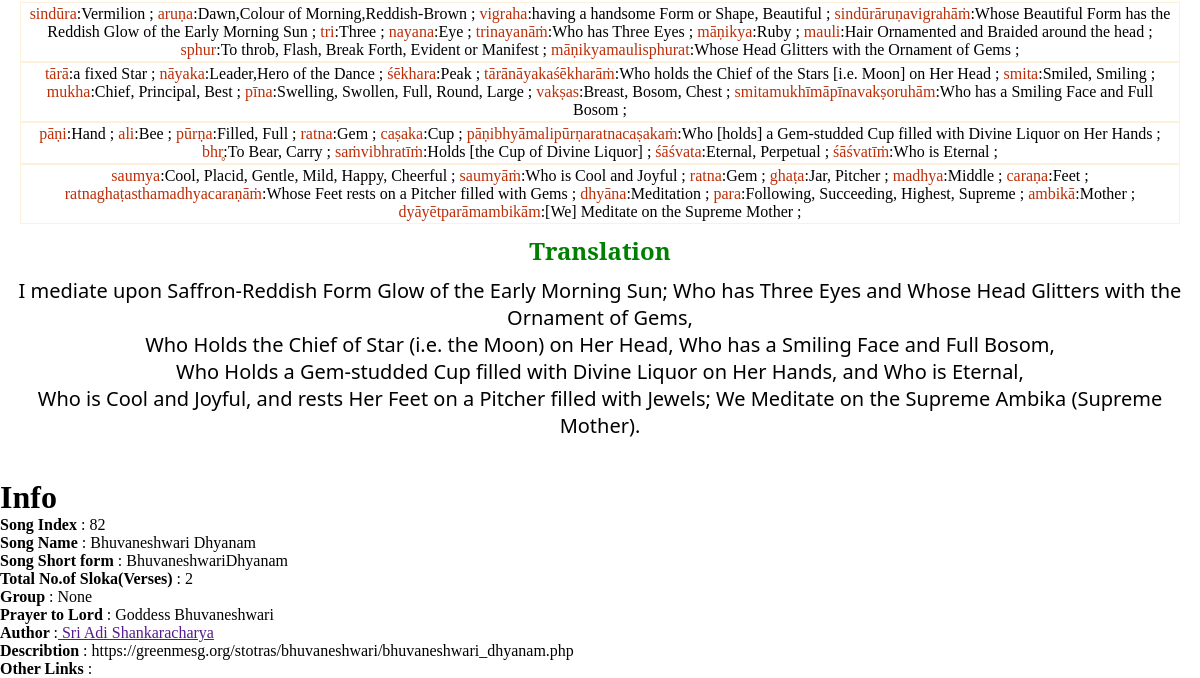
Page /lib/82 (lower part) on the earlier database version.
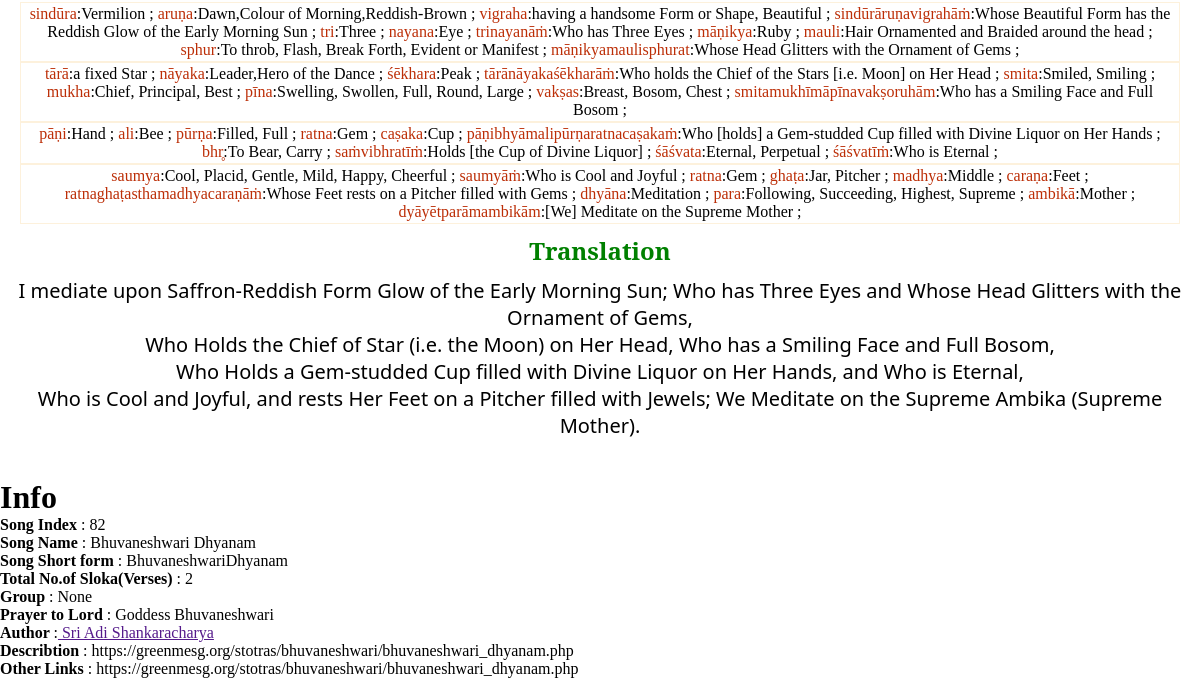
Same page on the later database version.
### tables this page shows
CREATE TABLE Songs (song_idx INTEGER, slokas_no INTEGER NOT NULL, sloka_hindi TEXT, sloka_eng TEXT, synonyms TEXT, translation TEXT, purpot TEXT, FOREIGN KEY (song_idx) REFERENCES SongIndex(song_idx), PRIMARY KEY (song_idx, slokas_no));

CREATE TABLE SongIndex (song_idx INTEGER PRIMARY KEY, song_name VARCHAR(100) NOT NULL UNIQUE, song_short_name VARCHAR(100) NOT NULL UNIQUE, sloka_statues BOOLEAN NOT NULL CHECK (sloka_statues IN (0, 1)), division VARCHAR(100), division_no INTEGER, total_slokas INTEGER, groups VARCHAR(100), devotion_god VARCHAR(100), author VARCHAR(100), describtion TEXT, other_links TEXT);

### app.py (the view)
@app.route('/lib/<int:song_id>')
def song(song_id):
    SongIndex_sql = SqliteModel(db_path,'SongIndex')
    mysong_metadata = SongIndex_sql.read_entry(song_idx=song_id)
    mySongs_sql = SqliteModel(db_path,'Songs')
    my_song = mySongs_sql.read_entry(song_idx=song_id)
    for my_sloka in my_song:
        if my_sloka['sloka_eng'] !=None:
            my_sloka['sloka_eng']   = my_sloka['sloka_eng'].split('\n')
        my_sloka['synonyms'] = get_linewise_synonym(my_sloka)
        if my_sloka['translation'] !=None:
            my_sloka['translation'] = my_sloka['translation'].split('\n')
    return render_template('song.html', song_meta=my_song, info=mysong_metadata)

### slokabase/SqliteModel.py (called while the page is built)
    def read_entry(self, *args, **kwargs):
        query = get_read_query(self.table_name, *args,**kwargs)
        self.db_cursor = self.db_connect.cursor()
        try :
            self.db_cursor.execute(query)
            columns = [column[0] for column in self.db_cursor.description]
            data = [dict(zip(columns, row)) for row in self.db_cursor.fetchall()]
        except sqlite3.Error as e:
            print('Exception: {}'.format(e))
        finally:
            self.db_cursor.close()
        return data

    def __del__( self):
         self.db_connect.close()

### slokabase/templates/song.html (shortened to what this page needs)
{% extends "layout.html" %}
{% block content %}
<div class="content">
    {% for song_part in song_meta%}
    {% if song_part['synonyms'] is not none %}
    <div style="text-align: center;padding-left: 20px;padding-right: 20px;">
        <p class="synonym-text">
                {% for line in song_part['synonyms'] %}
                <div style="border: 1px solid  #fdf1dc;padding: 2px;">
                    {% for synonym_dic in line %}
                        {% for key, value in synonym_dic.items() %}
                            <a class="sloka-synonyms-key" href=''> {{key}}</a>:{{value}} ;
                        {% endfor %}
                    {% endfor %}<br>
                </div>
                {% endfor %}
        </p>
    </div>
    {% endif %}
    {% if song_part['translation'] is not none %}
    <div style="text-align: center; padding-bottom: 20px; margin-bottom:20px ;">
        <h1 class="sloka-header">Translation</h1>
        <p class="translation-text">
        {% for trans_line in song_part['translation'] %}
                {{trans_line}} <br>
        {% endfor %}
        </p>
    </div>
    {% endif %}
    {% endfor %}
    <div>
        <h1> Info</h1>
        <b>Song Index</b> : {{info[0]['song_idx']}} <br>
        <b>Song Name</b> : {{info[0]['song_name']}} <br>
        <b>Song Short form</b> : {{info[0]['song_short_name']}} <br>
        <b>Total No.of Sloka(Verses)</b> : {{info[0]['total_slokas']}} <br>
        <b>Group </b>: {{info[0]['groups']}} <br>
        <b>Prayer to Lord </b>: {{info[0]['devotion_god']}} <br>
        <b>Author </b>:<a href=""> {{info[0]['author']}}</a> <br>
        <b>Describtion</b> : {{info[0]['describtion']}} <br>
        <b>Other Links</b> : {{info[0]['other_links']}} <br>
    </div>
    {% endblock content %}

### slokabase/templates/layout.html (shortened to what this page needs)
<!DOCTYPE html>
<html>
<head>
  <link rel="stylesheet" type="text/css" href="{{ url_for('static', filename='mytheme.css') }}">
</head>
<body>
  <main role="main" class="">
    {% block content %}
    {% endblock %}
  </main>
</body>
</html>

### slokabase/static/mytheme.css (style rules this page uses)
:root { --highlite-background: #f9f8f7; --highlite-hover: #dbd9d7; }
* { margin: 0; padding: 0; box-sizing: border-box; }
body { background-color: white; }
.sloka-header { text-align: center; font-family: "Noto Serif vedabaseio", "Noto Serif", serif; font-size: 1.5em; font-weight: 700; color: rgb(0, 128, 0); padding: 10px 0px }
.synonym-text { font-size: 1.5rem; }
.sloka-synonyms-key { color: #BC2E07; text-decoration: none; background-color: transparent; }
.translation-text { font-size: 1.25rem; font-family: system-ui; }

Differences in the rows shown:
changed SongIndex "Bhuvaneshwari Dhyanam": other_links (not shown) → "https://greenmesg.org/stotras/bhuvaneshwari/bhuvaneshwari_dhyanam.php"
